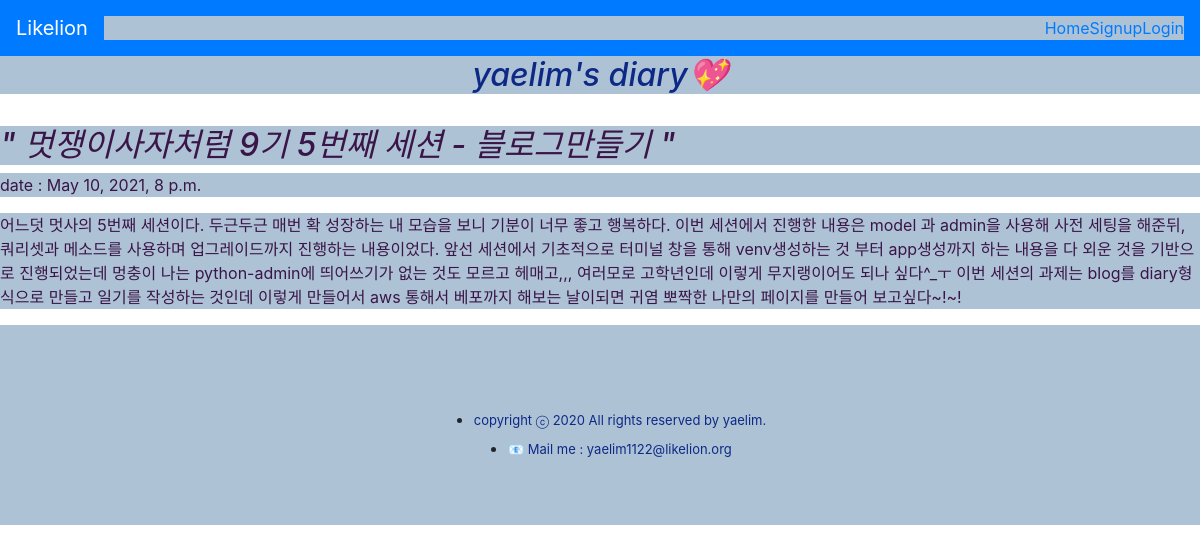
Screenshot of /diary/1 with the database file from the repository.
### diaryapp/models.py (models this page shows, shortened)
class Diary(models.Model) :
    title = models.CharField(max_length=200)
    pub_date = models.DateTimeField('date published')
    body = models.TextField()

### diaryapp/views.py (the view)
# urls.py: path('diary/<int:diary_id>', diaryapp.views.detail, name="detail"),
def detail(request, diary_id) :
    diary_detail = get_object_or_404(Diary, pk = diary_id)
    return render(request, 'detail.html', {'diary' : diary_detail})

### diaryapp/templates/detail.html (shortened to what this page needs)
{% extends 'base.html' %}
{% block content %}
<!DOCTYPE html>
<html>
<head>
</head>
<body>
    <h2>yaelim's diary💖</h2>
    <br>
    <h2 style="text-align: left;color: #391647;">" {{diary.title}} "</h2>
    <p>date : {{diary.pub_date}}</p>
    <p>{{diary.body}}</p>
    <footer>
        <ul>
            <li>
                <p>copyright ⓒ 2020 All rights reserved by yaelim.</p>
            </li>
            <li>
                <a href="mailto:yaelim1122@likelion.org" target="_top">📧 Mail me : yaelim1122@likelion.org</a>
            </li>
        </ul>
    </footer>
</body>
</html>
{% endblock %}

### diaryapp/templates/detail.html (style rules this page uses)
* { background-color: rgb(174, 194, 214); }
h2 { text-align: center; font-style: italic; color: #0d2985; }
footer { width: 100%; height: 200px; display: flex; flex-direction: column; justify-content: center; align-items: center; }
footer ul { display: flex; flex-direction: column; justify-content: center; align-items: center; }
footer ul li p, footer ul li a { list-style-type: none; margin-bottom: 5px; font-size: 13px; color: #0d2985; }
p { color: #391647; }

### rows the page displays
Diary: title "멋쟁이사자처럼 9기 5번째 세션 - 블로그만들기", pub_date "May 10, 2021, 8 p.m.", body "어느덧 멋사의 5번째 세션이다. 두근두근 매번 확 성장하는 내 모습을 보니 기분이 너무 좋고 행복하다. 이번 세션에서 진행한 내용은 model 과 admin을 사용해 사전 세팅을 해준뒤, 쿼리셋과 메소드를 사용하며 업그레이드까지 진행하는 내용이었다. 앞선 세션에서 기초적으로 터미널 창을 통해 venv생성하는 것 부터 app생성까지 하는 내용을 다 외운 것을 기반으로 진행되었는데 멍충이 나는 python-admin에 띄어쓰기가 없는 것도 모르고 헤매고,,, 여러모로 고학년인데 이렇게 무지랭이어도 되나 싶다^_ㅜ 이번 세션의 과제는 blog를 diary형식으로 만들고 일기를 작성하는 것인데 이렇게 만들어서 aws 통해서 베포까지 해보는 날이되면 귀염 뽀짝한 나만의 페이지를 만들어 보고싶다~!~!"
